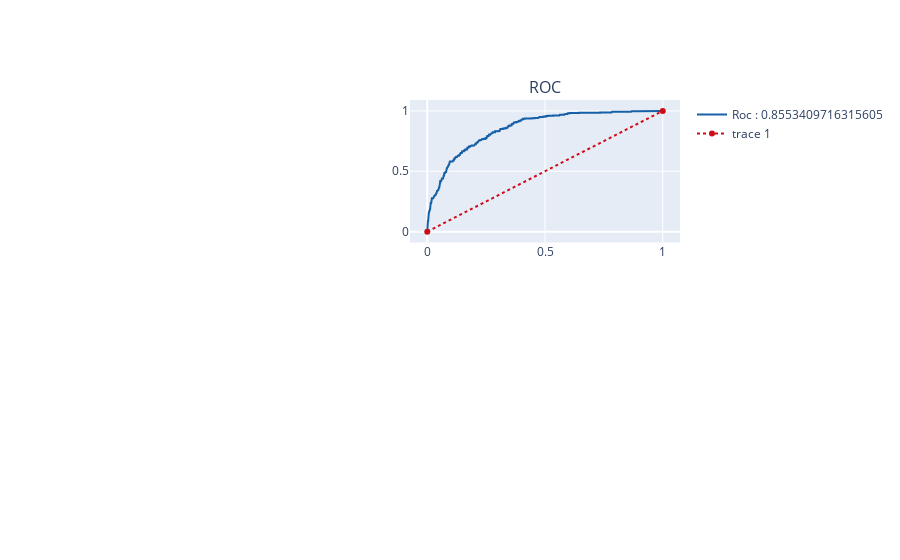

The notebook cell this image was saved under:
### Code cell
import plotly.tools as tls
import plotly as py

fig = tls.make_subplots(rows=2, cols=2, specs=[[{}, {}], [{'colspan': 2}, None]],
                            subplot_titles=('',
                                            'ROC',
                                            ''))
    
   
fig.append_trace(trace2,1,2)
fig.append_trace(trace3,1,2)

py.offline.iplot(fig)

### Figure 1 — Plotly figure (JSON) as saved in the notebook; plotly's stock layout.template omitted (floating-point values rounded to 4 significant figures; data arrays with more than 128 entries replaced by an {"elided": "..."} marker saying what was removed)
{"data": [{"line": {"color": "rgb(22, 96, 167)", "width": 2}, "name": "Roc : 0.8553409716315605", "type": "scatter", "x": {"elided": "368 float values"}, "xaxis": "x2", "y": {"elided": "368 float values"}, "yaxis": "y2"}, {"line": {"color": "rgb(205, 12, 24)", "dash": "dot", "width": 2}, "type": "scatter", "x": [0, 1], "xaxis": "x2", "y": [0, 1], "yaxis": "y2"}], "layout": {"annotations": [{"font": {"size": 16}, "showarrow": false, "text": "ROC", "x": 0.775, "xanchor": "center", "xref": "paper", "y": 1, "yanchor": "bottom", "yref": "paper"}], "xaxis": {"anchor": "y", "domain": [0, 0.45]}, "xaxis2": {"anchor": "y2", "domain": [0.55, 1]}, "xaxis3": {"anchor": "y3", "domain": [0, 1]}, "yaxis": {"anchor": "x", "domain": [0.625, 1]}, "yaxis2": {"anchor": "x2", "domain": [0.625, 1]}, "yaxis3": {"anchor": "x3", "domain": [0, 0.375]}}}
